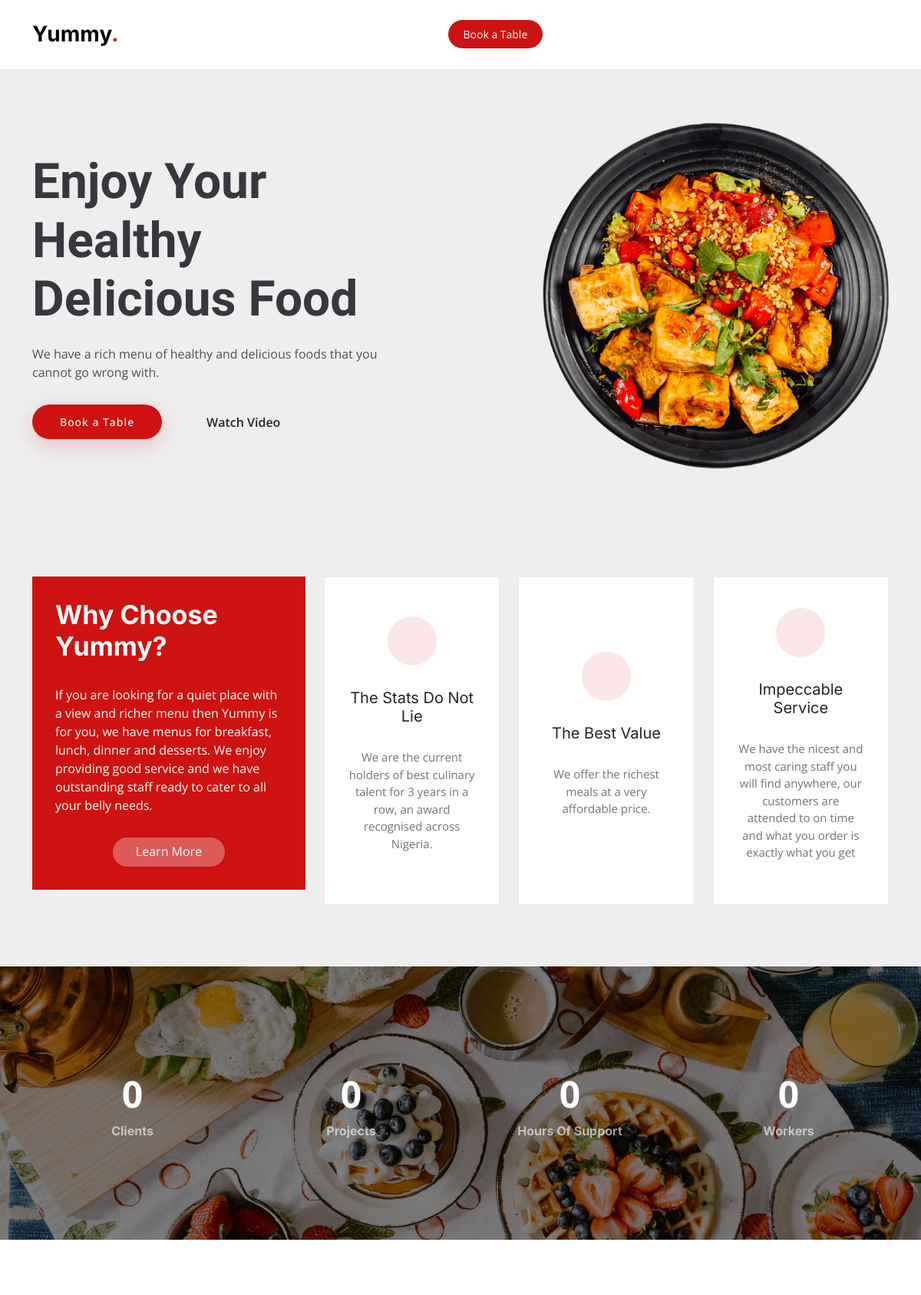
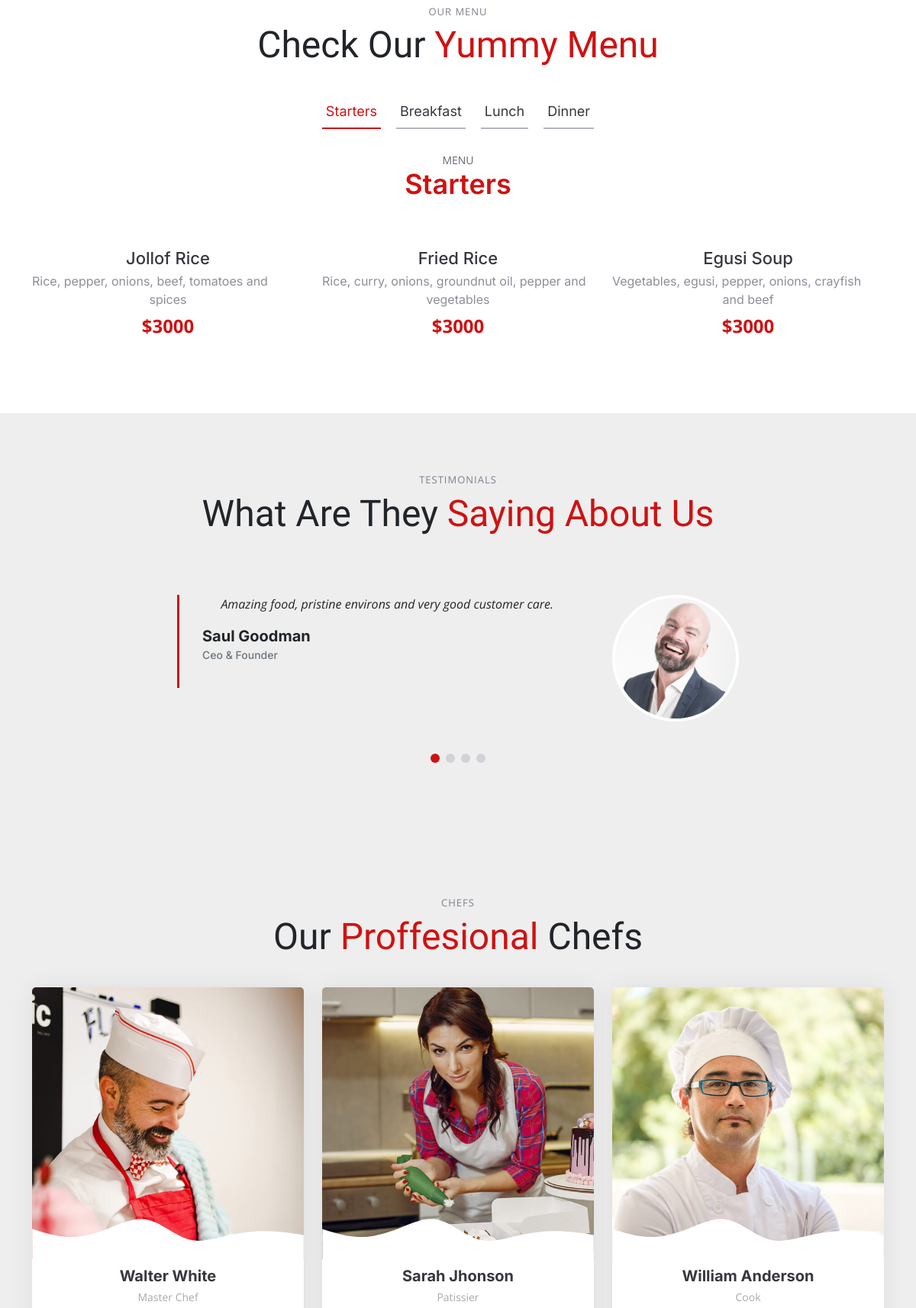
The page / (upper part) on the database its author committed (2 pictures, top to bottom).
### core/models.py (models this page shows)
class Starters(models.Model):
    name = models.CharField(max_length=400)
    ingredients = models.CharField(max_length=1000)
    price = models.CharField(max_length=400)
    imageUrl = models.CharField(max_length=1000)

### core/views.py (the view)
# urls.py: path('', views.home, name='home'),
def home(request):
    starters = Starters.objects.all()
    return render(request, 'index.html', {"starters": starters})

### templates/index.html (shortened to what this page needs)
{% extends 'base.html' %}
{% load static %}
{% block content %}
<!DOCTYPE html>
<html lang="en">
  <body>
    <section id="hero" class="hero d-flex align-items-center section-bg">
      <div class="container">
        <div class="row justify-content-between gy-5">
          <div
            class="col-lg-5 order-2 order-lg-1 d-flex flex-column justify-content-center align-items-center align-items-lg-start text-center text-lg-start"
          >
            <h2 data-aos="fade-up">Enjoy Your Healthy<br />Delicious Food</h2>
            <p data-aos="fade-up" data-aos-delay="100">
              We have a rich menu of healthy and delicious foods that you cannot
              go wrong with.
            </p>
            <div class="d-flex" data-aos="fade-up" data-aos-delay="200">
              <a href="#book-a-table" class="btn-book-a-table">Book a Table</a>
              <a
                href="https://www.youtube.com/watch?v=LXb3EKWsInQ"
                class="glightbox btn-watch-video d-flex align-items-center"
                ><i class="bi bi-play-circle"></i><span>Watch Video</span></a
              >
            </div>
          </div>
          <div class="col-lg-5 order-1 order-lg-2 text-center text-lg-start">
            <img
              src="{% static 'assets/img/hero-img.png' %}"
              class="img-fluid"
              alt=""
              data-aos="zoom-out"
              data-aos-delay="300"
            />
          </div>
        </div>
      </div>
    </section>
    <main id="main">
      <section id="why-us" class="why-us section-bg">
        <div class="container" data-aos="fade-up">
          <div class="row gy-4">
            <div class="col-lg-4" data-aos="fade-up" data-aos-delay="100">
              <div class="why-box">
                <h3>Why Choose Yummy?</h3>
                <p>
                  If you are looking for a quiet place with a view and richer
                  menu then Yummy is for you, we have menus for breakfast,
                  lunch, dinner and desserts. We enjoy providing good service
                  and we have outstanding staff ready to cater to all your belly
                  needs.
                </p>
                <div class="text-center">
                  <a href="#" class="more-btn"
                    >Learn More </a>
                </div>
              </div>
            </div>
            <div class="col-lg-8 d-flex align-items-center">
              <div class="row gy-4">
                <div class="col-xl-4" data-aos="fade-up" data-aos-delay="200">
                  <div
                    class="icon-box d-flex flex-column justify-content-center align-items-center"
                  >
                    <i class="bi bi-clipboard-data"></i>
                    <h4>The Stats Do Not Lie</h4>
                    <p>
                      We are the current holders of best culinary talent for 3
                      years in a row, an award recognised across Nigeria.
                    </p>
                  </div>
                </div>
                <div class="col-xl-4" data-aos="fade-up" data-aos-delay="300">
                  <div
                    class="icon-box d-flex flex-column justify-content-center align-items-center"
                  >
                    <i class="bi bi-gem"></i>
                    <h4>The Best Value</h4>
                    <p>
                      We offer the richest meals at a very affordable price.
                    </p>
                  </div>
                </div>
                <div class="col-xl-4" data-aos="fade-up" data-aos-delay="400">
                  <div
                    class="icon-box d-flex flex-column justify-content-center align-items-center"
                  >
                    <i class="bi bi-inboxes"></i>
                    <h4>Impeccable Service</h4>
                    <p>
                      We have the nicest and most caring staff you will find
                      anywhere, our customers are attended to on time and what
                      you order is exactly what you get
                    </p>
                  </div>
                </div>
              </div>
            </div>
          </div>
        </div>
      </section>
      <section id="stats-counter" class="stats-counter">
        <div class="container" data-aos="zoom-out">
          <div class="row gy-4">
            <div class="col-lg-3 col-md-6">
              <div class="stats-item text-center w-100 h-100">
                <span
                  data-purecounter-start="0"
                  data-purecounter-end="232"
                  data-purecounter-duration="1"
                  class="purecounter"
                ></span>
                <p>Clients</p>
              </div>
            </div>
            <div class="col-lg-3 col-md-6">
              <div class="stats-item text-center w-100 h-100">
                <span
                  data-purecounter-start="0"
                  data-purecounter-end="521"
                  data-purecounter-duration="1"
                  class="purecounter"
                ></span>
                <p>Projects</p>
              </div>
            </div>
            <div class="col-lg-3 col-md-6">
              <div class="stats-item text-center w-100 h-100">
                <span
                  data-purecounter-start="0"
                  data-purecounter-end="1453"
                  data-purecounter-duration="1"
                  class="purecounter"
                ></span>
                <p>Hours Of Support</p>
              </div>
            </div>
            <div class="col-lg-3 col-md-6">
              <div class="stats-item text-center w-100 h-100">
                <span
                  data-purecounter-start="0"
                  data-purecounter-end="32"
                  data-purecounter-duration="1"
                  class="purecounter"
                ></span>
                <p>Workers</p>
              </div>
            </div>
          </div>
        </div>
      </section>
      <section id="menu" class="menu">
        <div class="container" data-aos="fade-up">
          <div class="section-header">
            <h2>Our Menu</h2>
            <p>Check Our <span>Yummy Menu</span></p>
          </div>
          <ul
            class="nav nav-tabs d-flex justify-content-center"
            data-aos="fade-up"
            data-aos-delay="200"
          >
            <li class="nav-item">
              <a
                class="nav-link active show"
                data-bs-toggle="tab"
                data-bs-target="#menu-starters"
              >
                <h4>Starters</h4>
              </a>
            </li>
            <li class="nav-item">
              <a
                class="nav-link"
                data-bs-toggle="tab"
                data-bs-target="#menu-breakfast"
              >
                <h4>Breakfast</h4> </a
              >
            </li>
            <li class="nav-item">
              <a
                class="nav-link"
                data-bs-toggle="tab"
                data-bs-target="#menu-lunch"
              >
                <h4>Lunch</h4>
              </a>
            </li>
            <li class="nav-item">
              <a
                class="nav-link"
                data-bs-toggle="tab"
                data-bs-target="#menu-dinner"
              >
                <h4>Dinner</h4>
              </a>
            </li>
          </ul>
          <div class="tab-content" data-aos="fade-up" data-aos-delay="300">
            <div class="tab-pane fade active show" id="menu-starters">
              <div class="tab-header text-center">
                <p>Menu</p>
                <h3>Starters</h3>
              </div>
              <div class="row gy-5">
                {% for starter in starters %}
                <div class="col-lg-4 menu-item">
                  <a
                    href="{% static 'assets/img/menu/menu-item-1.png' %}"
                    class="glightbox"
                    ><img
                  /></a>
                  <h4>{{starter.name}}</h4>
                  <p class="ingredients">
                    {{starter.ingredients}}
                  </p>
                  <p class="price">${{starter.price}}</p>
                </div>
                {% endfor %}
              </div>
            </div>
          </div>
        </div>
      </section>
      <section id="testimonials" class="testimonials section-bg">
        <div class="container" data-aos="fade-up">
          <div class="section-header">
            <h2>Testimonials</h2>
            <p>What Are They <span>Saying About Us</span></p>
          </div>
          <div class="slides-1 swiper" data-aos="fade-up" data-aos-delay="100">
            <div class="swiper-wrapper">
              <div class="swiper-slide">
                <div class="testimonial-item">
                  <div class="row gy-4 justify-content-center">
                    <div class="col-lg-6">
                      <div class="testimonial-content">
                        <p>
                          <i class="bi bi-quote quote-icon-left"></i>
                          Amazing food, pristine environs and very good customer
                          care.
                          <i class="bi bi-quote quote-icon-right"></i>
                        </p>
                        <h3>Saul Goodman</h3>
                        <h4>Ceo &amp; Founder</h4>
                        <div class="stars">
                          <i class="bi bi-star-fill"></i
                          ><i class="bi bi-star-fill"></i
                          ><i class="bi bi-star-fill"></i
                          ><i class="bi bi-star-fill"></i
                          ><i class="bi bi-star-fill"></i>
                        </div>
                      </div>
                    </div>
                    <div class="col-lg-2 text-center">
                      <img
                        src="{% static 'assets/img/testimonials/testimonials-1.jpg' %}"
                        class="img-fluid testimonial-img"
                        alt=""
                      />
                    </div>
                  </div>
                </div>
              </div>
              <div class="swiper-slide">
                <div class="testimonial-item">
                  <div class="row gy-4 justify-content-center">
                  </div>
                </div>
              </div>
              <div class="swiper-slide">
                <div class="testimonial-item">
                  <div class="row gy-4 justify-content-center">
                  </div>
                </div>
              </div>
            </div>
            <div class="swiper-pagination"></div>
          </div>
        </div>
      </section>
      <section id="chefs" class="chefs section-bg">
        <div class="container" data-aos="fade-up">
          <div class="section-header">
            <h2>Chefs</h2>
            <p>Our <span>Proffesional</span> Chefs</p>
          </div>
          <div class="row gy-4">
            <div
              class="col-lg-4 col-md-6 d-flex align-items-stretch"
              data-aos="fade-up"
              data-aos-delay="100"
            >
              <div class="chef-member">
                <div class="member-img">
                  <img
                    src="{% static 'assets/img/chefs/chefs-1.jpg' %}"
                    class="img-fluid"
                    alt=""
                  />
                </div>
                <div class="member-info">
                  <h4>Walter White</h4>
                  <span>Master Chef</span>
                  <p>
                  </p>
                </div>
              </div>
            </div>
            <div
              class="col-lg-4 col-md-6 d-flex align-items-stretch"
              data-aos="fade-up"
              data-aos-delay="200"
            >
              <div class="chef-member">
                <div class="member-img">
                  <img
                    src="{% static 'assets/img/chefs/chefs-2.jpg' %}"
                    class="img-fluid"
                    alt=""
                  />
                </div>
                <div class="member-info">
                  <h4>Sarah Jhonson</h4>
                  <span>Patissier</span>
                  <p>
                  </p>
                </div>
              </div>
            </div>
            <div
              class="col-lg-4 col-md-6 d-flex align-items-stretch"
              data-aos="fade-up"
              data-aos-delay="300"
            >
              <div class="chef-member">
                <div class="member-img">
                  <img
                    src="{% static 'assets/img/chefs/chefs-3.jpg' %}"
                    class="img-fluid"
                    alt=""
                  />
                </div>
                <div class="member-info">
                  <h4>William Anderson</h4>
                  <span>Cook</span>
                  <p>
                  </p>
                </div>
              </div>
            </div>
          </div>
        </div>
      </section>
    </main>
  </body>
</html>
{% endblock content %}

### templates/base.html (shortened to what this page needs)
{% load static %}
<!DOCTYPE html>
<html>
  <head>
    <link
      href="{% static 'assets/vendor/bootstrap/css/bootstrap.min.css' %}"
      rel="stylesheet"
    />
    <link
      href="{% static 'assets/vendor/bootstrap-icons/bootstrap-icons.css' %}"
      rel="stylesheet"
    />
    <link href="{% static 'assets/vendor/aos/aos.css' %}" rel="stylesheet" />
    <link
      href="{% static 'assets/vendor/glightbox/css/glightbox.min.css' %}"
      rel="stylesheet"
    />
    <link
      href="{% static 'assets/vendor/swiper/swiper-bundle.min.css' %}"
      rel="stylesheet"
    />
    <link href="{% static 'assets/css/main.css' %}" rel="stylesheet" />
  </head>
  <body>
    {% block nav %}
  <header id="header" class="header fixed-top d-flex align-items-center">
    <div class="container d-flex align-items-center justify-content-between">
      <a href="index.html" class="logo d-flex align-items-center me-auto me-lg-0">
        <h1>Yummy<span>.</span></h1>
      </a>
      <a class="btn-book-a-table" href="#book-a-table">Book a Table</a>
      <i class="mobile-nav-toggle mobile-nav-show bi bi-list"></i>
    </div>
  </header>
    {% endblock nav %} {% block content %} {% endblock content %}
  </body>
</html>

### rows shown on the page
Starters: name "Jollof Rice", ingredients "Rice, pepper, onions, beef, tomatoes and spices", price "3000"
Starters: name "Fried Rice", ingredients "Rice, curry, onions, groundnut oil, pepper and vegetables", price "3000"
Starters: name "Egusi Soup", ingredients "Vegetables, egusi, pepper, onions, crayfish and beef", price "3000"
